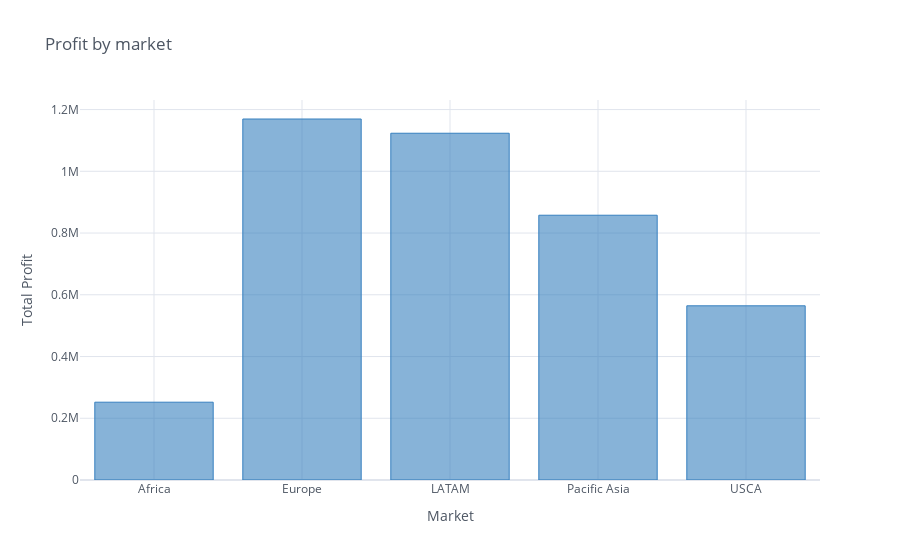

Source (notebook cell):
### Code cell
profit_by_market.iplot(kind ='bar', x = 'Market', y = 'Order Profit Per Order',title='Profit by market',xTitle='Market',yTitle='Total Profit', theme ='white', colors ='blue')

### Figure 1 — Plotly figure (JSON) as saved in the notebook; plotly's stock layout.template omitted (floating-point values rounded to 4 significant figures)
{"data": [{"marker": {"color": "rgba(55, 128, 191, 0.6)", "line": {"color": "rgba(55, 128, 191, 1.0)", "width": 1}}, "name": "Order Profit Per Order", "orientation": "v", "text": "", "type": "bar", "x": ["Africa", "Europe", "LATAM", "Pacific Asia", "USCA"], "y": [252100.0, 1169000.0, 1123000.0, 857800.0, 564300.0]}], "layout": {"legend": {"bgcolor": "#FFFFFF", "font": {"color": "#4D5663"}}, "paper_bgcolor": "#FFFFFF", "plot_bgcolor": "#FFFFFF", "title": {"font": {"color": "#4D5663"}, "text": "Profit by market"}, "xaxis": {"gridcolor": "#E1E5ED", "showgrid": true, "tickfont": {"color": "#4D5663"}, "title": {"font": {"color": "#4D5663"}, "text": "Market"}, "zerolinecolor": "#E1E5ED"}, "yaxis": {"gridcolor": "#E1E5ED", "showgrid": true, "tickfont": {"color": "#4D5663"}, "title": {"font": {"color": "#4D5663"}, "text": "Total Profit"}, "zerolinecolor": "#E1E5ED"}}}
